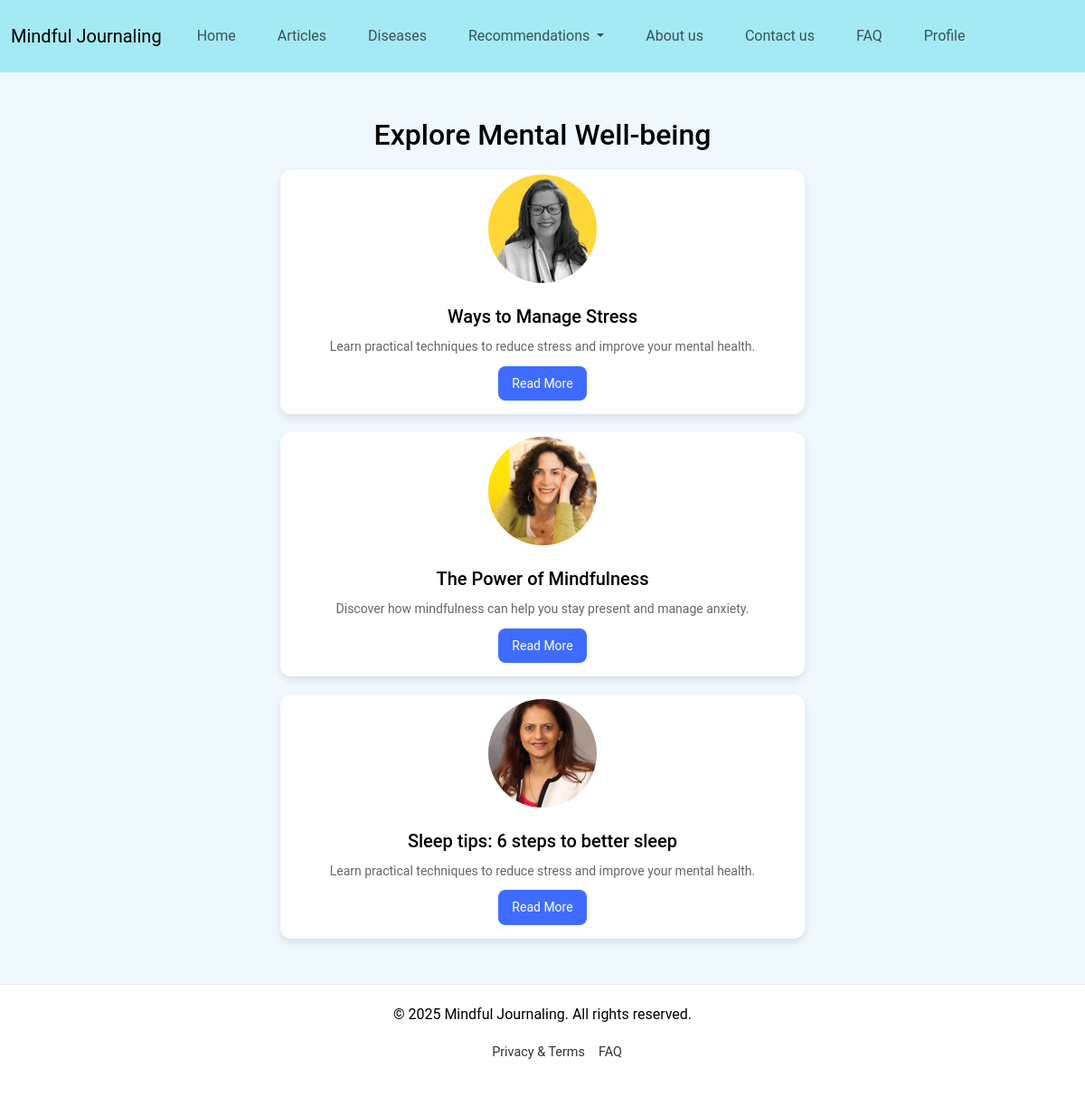
The app's page /articles.php with its own data.
### tables this page shows
CREATE TABLE ARTICLE (
    id INT AUTO_INCREMENT PRIMARY KEY,
    article_title VARCHAR(200) NOT NULL,
    author_image VARCHAR(200) NOT NULL,
    article_description VARCHAR(1024) NOT NULL,
    article_link VARCHAR(1024) NOT NULL
);

### articles.php (the view, shortened to what this page needs)
<!DOCTYPE html>
<html lang="en">
<head>
    <link
    href="https://cdn.jsdelivr.net/npm/bootstrap@5.3.3/dist/css/bootstrap.min.css"
    rel="stylesheet"
    >
    <link rel="stylesheet" href="style.css">
</head>
<body>
<header>
    <div class="header-container">
        <nav class="navbar navbar-expand-lg">
            <div class="container-fluid">
              <div class="collapse navbar-collapse" id="navbarTogglerDemo01">
                <a class="navbar-brand" href="Home.php">Mindful Journaling</a>
                <ul class="navbar-nav me-auto mb-2 mb-lg-0">
                    <li class="nav-item">
                    <a class="nav-link" href="Home.php">Home</a>
                    </li>
                    <li class="nav-item">
                    <a class="nav-link" href="articles.php">Articles</a>
                    </li>
                    <li class="nav-item">
                        <a class="nav-link" href="Disease.php">Diseases</a>
                    </li>
                    <li class="nav-item dropdown">
                        <a class="nav-link dropdown-toggle text-center" href="#" role="button" data-bs-toggle="dropdown" aria-expanded="false">
                            Recommendations
                        </a>
                    </li>
                    <li class="nav-item">
                        <a class="nav-link" href="AboutUs.php">About us</a>
                    </li>
                    <li class="nav-item">
                        <a class="nav-link" href="contactUS.php">Contact us</a>
                    </li>
                    <li class="nav-item">
                        <a class="nav-link" href="FAQ.php">FAQ</a>
                    </li>
                    <li class="nav-item">
                        <a class="nav-link" href="profile.php">Profile</a>
                    </li>
                </ul>
              </div>
            </div>
          </nav>
    </div>
    </header>
        <section class="articles-section">
            <h2>Explore Mental Well-being</h2>
            <div class="articles-container">
            <?php
                require_once 'connection.php';
                $sql = "SELECT article_title, author_image, article_description, article_link FROM ARTICLE";
                $result = $connection->query($sql);
                while ($row = $result->fetch_assoc()) {
                    $title = htmlspecialchars($row['article_title']);
                    $image = htmlspecialchars($row['author_image']);
                    $description = htmlspecialchars($row['article_description']);
                    $link = htmlspecialchars($row['article_link']);
                    echo '<article class="article-part">';
                    echo '<img class="article-img" src="' . $image . '" alt="Author image">';
                    echo '<div class="article-content">';
                    echo '<h3>' . $title . '</h3>';
                    echo '<p>' . $description . '</p>';
                    echo '<a href="' . $link . '" class="read-more" target="_blank">Read More</a>';
                    echo '</div>';
                    echo '</article>';
                }
            ?>
            </div>
        </section>
        <footer>
            <div class="footer-container">
                <p>&copy; 2025 Mindful Journaling. All rights reserved.</p>
                <ul class="footer-menu">
                    <li><a href="privacy&terms.php">Privacy &amp; Terms</a></li>
                    <li><a href="FAQ.php">FAQ</a></li>
                </ul>
            </div>
        </footer>
</body>
</html>

### style.css (style rules this page uses)
* { margin: 0; padding: 0; box-sizing: border-box; }
html, body { height: 100%; }
body { font-family: 'Roboto', sans-serif; background-color: #ffffff; color: #000000; line-height: 1.6; overflow-x: hidden; }
a { text-decoration: none; color: inherit; }
.navbar-expand-lg, .dropdown-menu { background-color: #a4eaf4; }
.navbar-expand-lg { min-height:80px; }
.nav-item { margin:0 15px 0; text-align: center; }
footer { background: #fff; padding: 20px; text-align: center; border-top: 1px solid #eaeaea; }
.footer-container { max-width: 1200px; margin: 0 auto; }
.footer-menu { list-style: none; display: flex; justify-content: center; gap: 15px; margin-top: 10px; }
.footer-menu li a { font-size: 0.9rem; color: #333; transition: color 0.3s ease; }
.articles-section { text-align: center; padding: 50px 20px; background-color: #f0f8ff; }
.articles-container { margin-top: 20px; display: flex; align-items: center; flex-direction: column; gap: 20px; flex-wrap: wrap; }
.article-part { background: white; border-radius: 12px; box-shadow: 0 4px 8px rgba(0, 0, 0, 0.1); overflow: hidden; width: 50%; transition: transform 0.3s ease, box-shadow 0.3s ease; }
.article-part img { width: 120px; height: 120px; margin-top: 5px; border-radius: 100px; object-fit: cover; }
.article-content { padding: 15px; }
.article-content h3 { margin: 10px 0; font-size: 20px; }
.article-content p { font-size: 14px; color: #666; margin-bottom: 10px; }
.read-more { display: inline-block; padding: 8px 15px; font-size: 14px; color: #fff; background: #3f6cff; text-decoration: none; border-radius: 8px; transition: background 0.3s; }

### records on screen
article: author_image (picture), article_title "Ways to Manage Stress", article_description "Learn practical techniques to reduce stress and improve your mental health."
article: author_image (picture), article_title "The Power of Mindfulness", article_description "Discover how mindfulness can help you stay present and manage anxiety."
article: author_image (picture), article_title "Sleep tips: 6 steps to better sleep", article_description "Learn practical techniques to reduce stress and improve your mental health."
